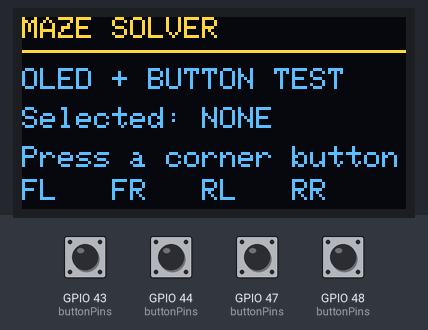
This sketch was run on a simulated ESP32. Shown: 128×64 one-colour display. Inputs (shaded band) come from the test bench; at power-on: GPIO 43 (buttonPins), GPIO 44 (buttonPins), GPIO 47 (buttonPins), GPIO 48 (buttonPins) HIGH. The OLED is the two-colour kind (top 16 rows yellow).

Above: at 1.2 s.
1.3 s: GPIO 43 (buttonPins) pulled LOW for 0.15 s
At 2.7 s:
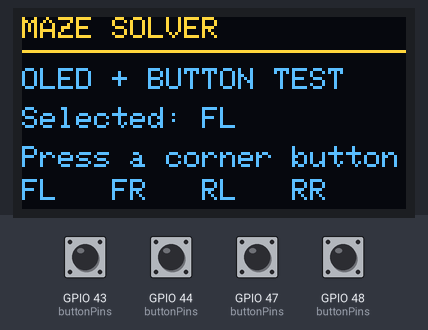
3.0 s: GPIO 44 (buttonPins) pulled LOW for 0.15 s
At 3.13 s:
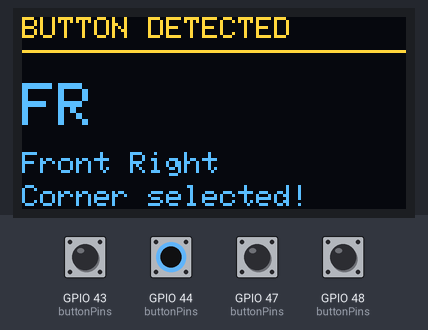
4.7 s: GPIO 47 (buttonPins) pulled LOW for 0.15 s
At 4.83 s:
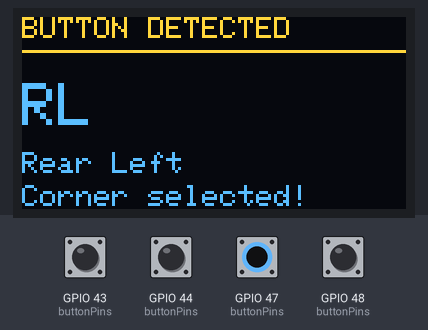
6.4 s: GPIO 48 (buttonPins) pulled LOW for 0.15 s
At 6.53 s:
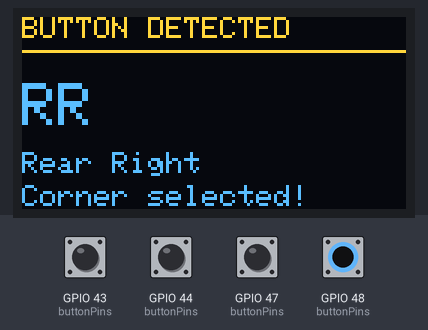
Timing chart, 0 to 9.1 s (numbered marks = the images above; inputs shaded):
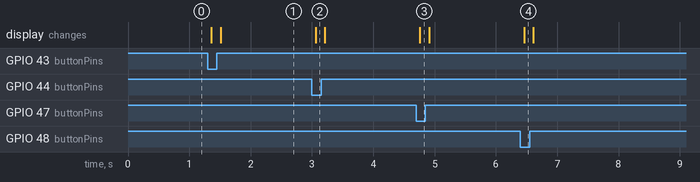

The sketch:

oledbuttontestcode.ino
```cpp
#include <Wire.h>
#include <Adafruit_GFX.h>
#include <Adafruit_SSD1306.h>

// OLED configuration
#define SCREEN_WIDTH 128
#define SCREEN_HEIGHT 64
#define OLED_RESET    -1
#define OLED_ADDRESS  0x3C

#define OLED_SDA 40
#define OLED_SCL 41

Adafruit_SSD1306 display(
  SCREEN_WIDTH,
  SCREEN_HEIGHT,
  &Wire,
  OLED_RESET
);

// Button GPIOs
#define BTN_FL 43
#define BTN_FR 44
#define BTN_RL 47
#define BTN_RR 48

const int buttonPins[] = {
  BTN_FL, BTN_FR, BTN_RL, BTN_RR
};

const char* buttonNames[] = {
  "Front Left",
  "Front Right",
  "Rear Left",
  "Rear Right"
};

const char* shortNames[] = {
  "FL", "FR", "RL", "RR"
};

bool lastReading[4] = {HIGH, HIGH, HIGH, HIGH};
bool stableState[4] = {HIGH, HIGH, HIGH, HIGH};
unsigned long lastChangeTime[4] = {0, 0, 0, 0};

const unsigned long debounceMs = 35;

int selectedCorner = -1;

void drawScreen() {
  display.clearDisplay();
  display.setTextColor(SSD1306_WHITE);

  display.setTextSize(1);
  display.setCursor(0, 0);
  display.println("MAZE SOLVER");
  display.drawLine(0, 11, 127, 11, SSD1306_WHITE);

  display.setCursor(0, 17);
  display.println("OLED + BUTTON TEST");

  display.setCursor(0, 30);
  display.print("Selected: ");

  if (selectedCorner == -1) {
    display.println("NONE");
  } else {
    display.println(shortNames[selectedCorner]);
  }

  display.setCursor(0, 43);
  display.println("Press a corner button");

  display.setCursor(0, 54);
  display.println("FL   FR   RL   RR");

  display.display();
}

void showPressedButton(int index) {
  display.clearDisplay();
  display.setTextColor(SSD1306_WHITE);

  display.setTextSize(1);
  display.setCursor(0, 0);
  display.println("BUTTON DETECTED");
  display.drawLine(0, 11, 127, 11, SSD1306_WHITE);

  display.setTextSize(2);
  display.setCursor(0, 22);
  display.println(shortNames[index]);

  display.setTextSize(1);
  display.setCursor(0, 45);
  display.println(buttonNames[index]);

  display.setCursor(0, 56);
  display.println("Corner selected!");

  display.display();
}

void setup() {
  for (int i = 0; i < 4; i++) {
    pinMode(buttonPins[i], INPUT_PULLUP);
  }

  Wire.begin(OLED_SDA, OLED_SCL);

  if (!display.begin(SSD1306_SWITCHCAPVCC, OLED_ADDRESS)) {
    // OLED initialization failed; stop here.
    while (true) {
      delay(100);
    }
  }

  drawScreen();
}

void loop() {
  unsigned long now = millis();

  for (int i = 0; i < 4; i++) {
    bool reading = digitalRead(buttonPins[i]);

    if (reading != lastReading[i]) {
      lastChangeTime[i] = now;
      lastReading[i] = reading;
    }

    if ((now - lastChangeTime[i] >= debounceMs) &&
        (reading != stableState[i])) {

      stableState[i] = reading;

      // Detect button press, not release.
      if (stableState[i] == LOW) {
        selectedCorner = i;
        showPressedButton(i);
      } else {
        drawScreen();
      }
    }
  }
}
```

Measured:
- after the input at 1.3 s, the display: first changes after 0.06 s (image 1 shows a later state)
- after the input at 3.0 s, the display: changes after 0.06 s (image 2)
- after the input at 4.7 s, the display: changes after 0.06 s (image 3)
- after the input at 6.4 s, the display: changes after 0.06 s (image 4)
